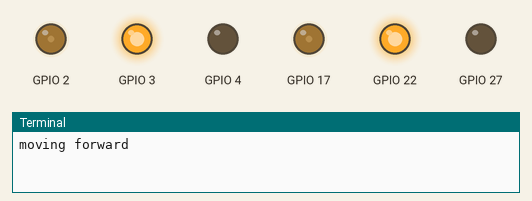
Recording of a program running on a simulated Raspberry Pi (BCM pin numbers). On the bench: output pins drawn as LEDs (lit = HIGH), the last lines printed to the terminal. At 31.0 s the program stops and its outputs stay as they are.

Above: at 0.1 s.
At 12.1 s:
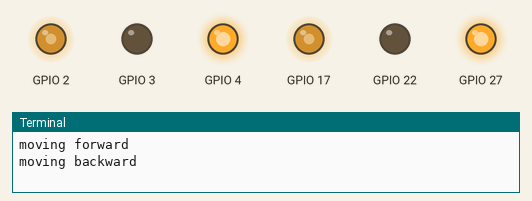
At 22.1 s:
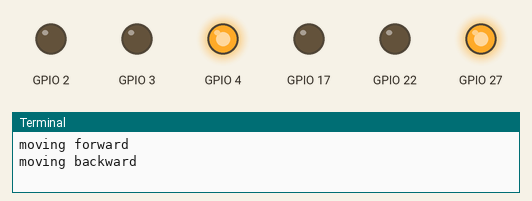
At 24.1 s:
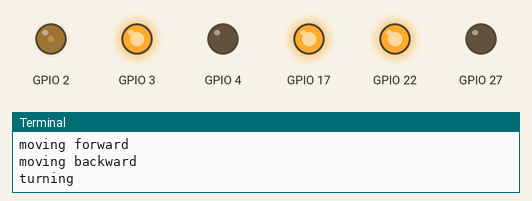
At 29.1 s:
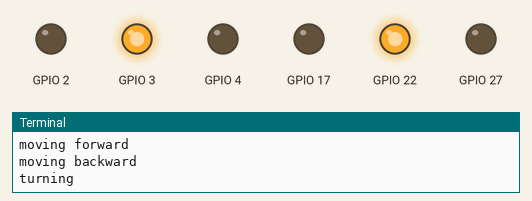
Timing chart, 0 to 30.6 s (numbered marks = the images above):
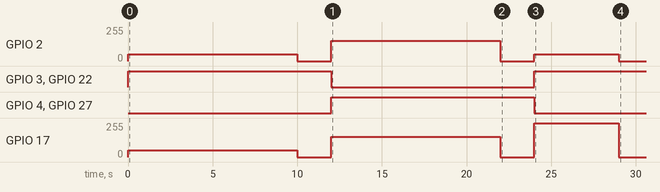

The program:

motor_driver.py
```python
import RPi.GPIO as GPIO
from time import sleep
GPIO.setmode(GPIO.BCM)
GPIO.setwarnings(False)

class Motor():
    def __init__(self,EnaA,In1A,In2A,EnaB,In1B,In2B):
        self.EnaA = EnaA
        self.In1A = In1A
        self.In2A = In2A
        self.EnaB = EnaB
        self.In1B = In1B
        self.In2B = In2B
        GPIO.setup(self.EnaA,GPIO.OUT)
        GPIO.setup(self.In1A,GPIO.OUT)
        GPIO.setup(self.In2A,GPIO.OUT)
        GPIO.setup(self.EnaB,GPIO.OUT)
        GPIO.setup(self.In1B,GPIO.OUT)
        GPIO.setup(self.In2B,GPIO.OUT)
        self.pwmA = GPIO.PWM(self.EnaA,100)
        self.pwmA.start(0)
        self.pwmB = GPIO.PWM(self.EnaB,100)
        self.pwmB.start(0)

    def move(self,speed=0.5,turn=0,t=0):
        speed *= 100
        turn *= 100
        Leftspeed = speed - turn
        Rightspeed = speed + turn

        if Leftspeed >100: Leftspeed = 100
        elif Leftspeed <-100: Leftspeed = -100
        if Rightspeed >100: Rightspeed = 100
        elif Rightspeed <-100: Rightspeed =-100

        self.pwmA.ChangeDutyCycle(abs(Leftspeed))
        self.pwmB.ChangeDutyCycle(abs(Rightspeed))

        if Leftspeed>0:
            GPIO.output(self.In1A,GPIO.HIGH)
            GPIO.output(self.In2A,GPIO.LOW)
        else :
            GPIO.output(self.In1A,GPIO.LOW)
            GPIO.output(self.In2A,GPIO.HIGH)

        if Rightspeed>0:
            GPIO.output(self.In1B,GPIO.HIGH)
            GPIO.output(self.In2B,GPIO.LOW)
        else :
            GPIO.output(self.In1B,GPIO.LOW)
            GPIO.output(self.In2B,GPIO.HIGH)

        sleep(t)

    def stop(self,t=0):
        self.pwmA.ChangeDutyCycle(0)
        self.pwmB.ChangeDutyCycle(0)
        sleep(t)

def main():
    #motor1.move(0.6,0,0.1)
    print("moving forward")
    motor1.move(0.2,0,10)
    motor1.stop(2)
    print("moving backward")
    motor1.move(-0.6,0,10)
    motor1.stop(2)
    print("turning")
    motor1.move(0.6,-0.4,5)
    motor1.stop(2)
    print("motors are Ready")

if __name__ == '__main__':
    motor1 = Motor(17,22,27,2,3,4)
    main()
    
```

Measured:
- by itself, GPIO 2: 0/255 → 51/255 at 0.00 s, → 0/255 10.0 s later, → 153/255 2.0 s later, → 0/255 10.0 s later, … (6 changes in this stretch)
- by itself, GPIO 3, GPIO 22: LOW → HIGH at 0.00 s, → LOW 12.0 s later, → HIGH 12.0 s later
- by itself, GPIO 4, GPIO 27: LOW → HIGH at 12.0 s, → LOW 12.0 s later
- by itself, GPIO 17: 0/255 → 51/255 at 0.00 s, → 0/255 10.0 s later, → 153/255 2.0 s later, → 0/255 10.0 s later, … (6 changes in this stretch)
